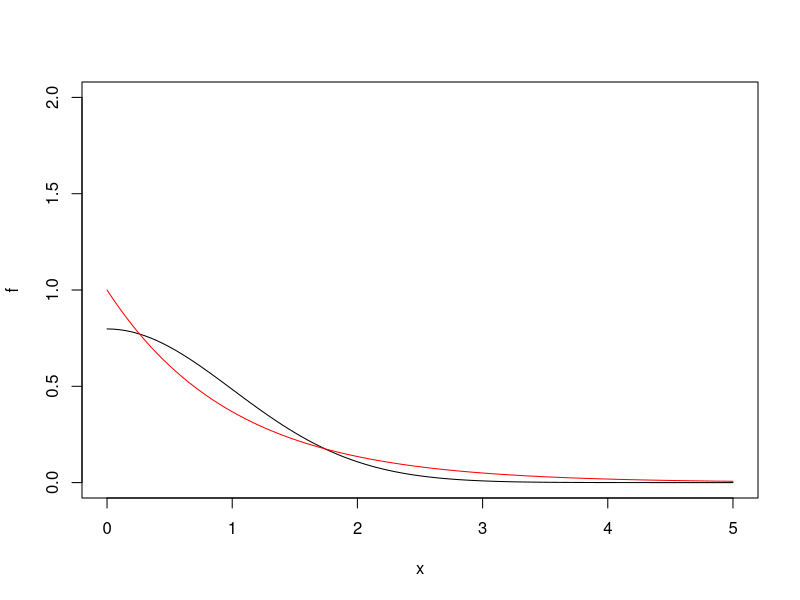
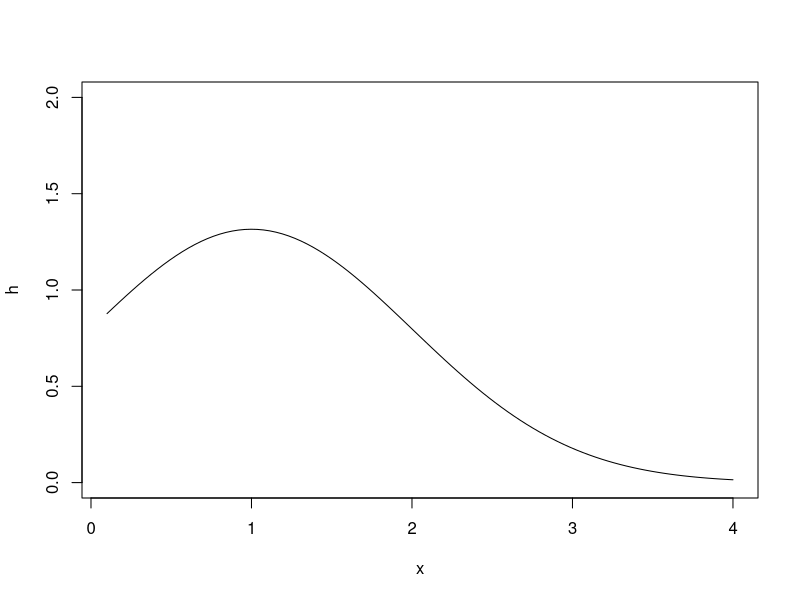
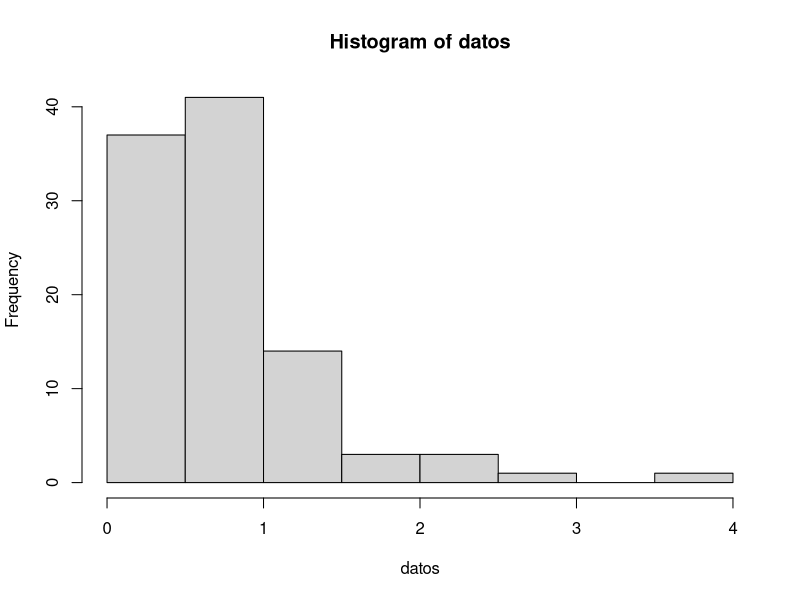

Recreate these plots in R, in order.
set.seed(917)

f <- function(x){
  (2/sqrt(2*pi))*exp(-x^2/2)
}
g <- function(x){
  exp(-x)
}

plot(f, ylim=c(0,2), xlim=c(0,5))
plot(g, add=TRUE, col="red",  ylim=c(0,2), xlim=c(0,5))

h <- function(x){
  f(x)/g(x)
}
plot(h, xlim=c(0.1,4), ylim=c(0,2))

M <- 2


# ACEPTACI?N RECHAZO

genera.una <- function(...){
  MAXITER = 10000
  continuar = TRUE
  iter <- 1
  while(continuar | iter <= MAXITER){
    # 1) -haz exponencial # # o usen rexp
    Y <- log(1/(1-runif(1))) # exponencial
    U <- runif(1) # unif
    # ----------------#
    # 2) acepto o rechazo
    if( U <= f(Y)/(M*g(Y))){
      X <- Y
      continuar = FALSE
    }
    iter <- iter + 1
  } 
  return(X)
}
genera.muchas <- function(n){
  sapply(1:n, FUN=genera.una)
}

datos<-genera.muchas(100)
hist(datos)
